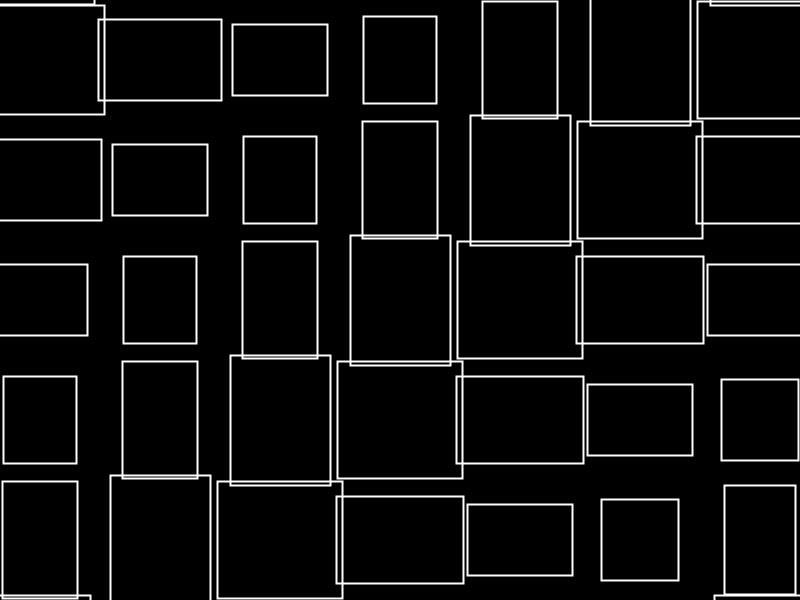
Frame 1 (no input)
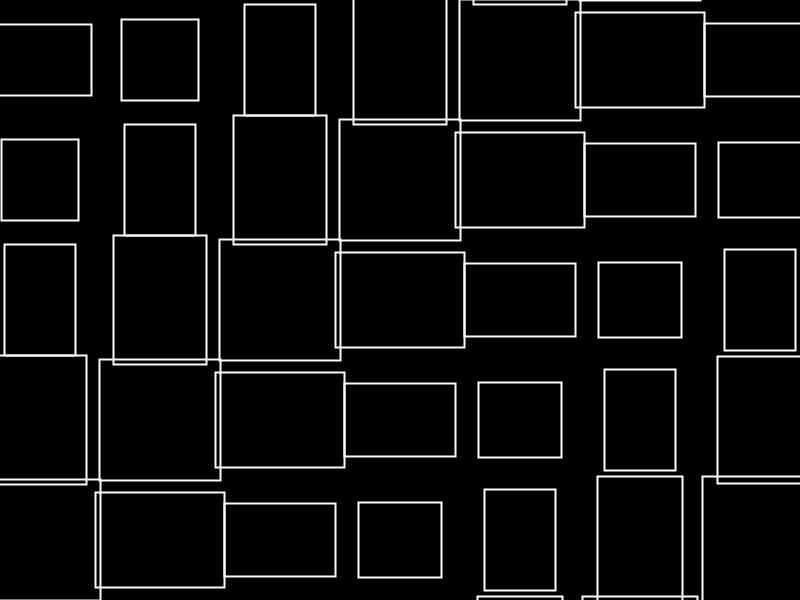
Frame 60 (the mouse pressed at the canvas centre just before this capture)
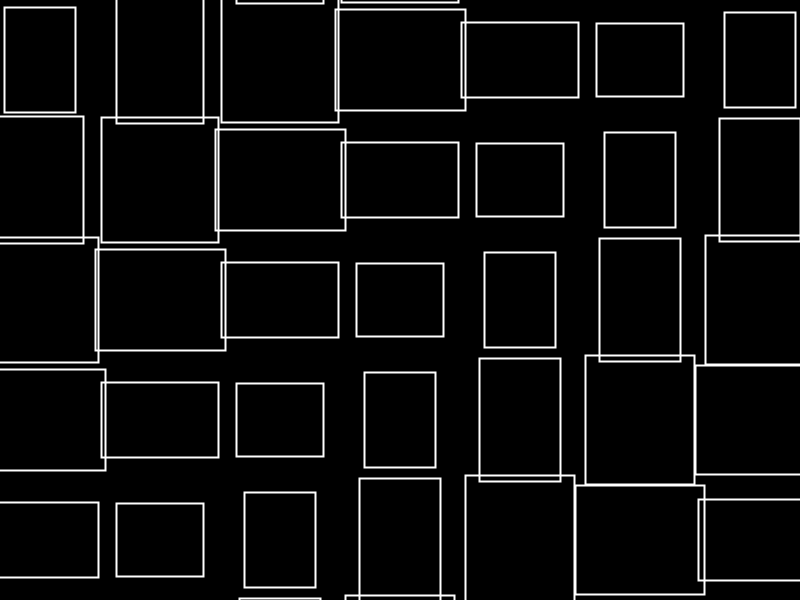
Frame 120 (the mouse held since frame 60 and released just before this capture)

The Processing sketch that drew these frames (run headless with seeded random() and noise(); from frame 60 on, the mouse is pressed at the canvas centre):

// Processing sketch: sketch_27
// ── sketch_27.pde
int gridSize = 5;
float offset = 0;

void setup() {
  size(800, 600);
  noFill();
  stroke(255); // White lines
  strokeWeight(2);
  rectMode(CENTER);
}

void draw() {
  background(0); // Black background
  translate(width / 2, height / 2); // Move to center
  
  // Draw a grid of rectangles that shift slightly to create movement
  for (int i = -gridSize; i <= gridSize; i++) {
    for (int j = -gridSize; j <= gridSize; j++) {
      float x = i * 120;
      float y = j * 120;
      float w = 100 + sin(offset + i + j) * 30; // Dynamic width
      float h = 100 + cos(offset + i + j) * 30; // Dynamic height
      rect(x, y, w, h);
    }
  }

  // Subtle rotation effect to mimic modern architecture's sharp edges and flowing lines
  rotate(sin(offset) * 0.01);
  
  offset += 0.03; // Slowly change the offset for continuous movement
}
